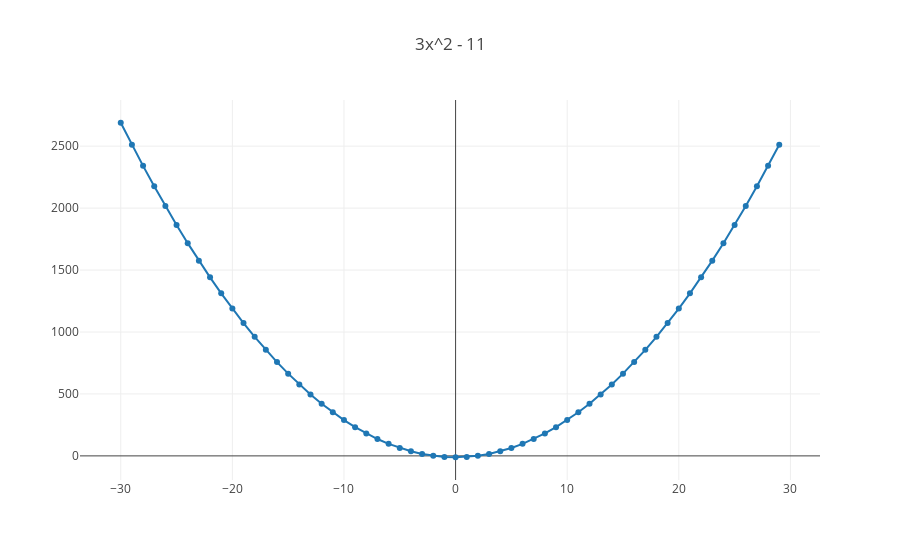

The notebook cell saved with this chart:
### Code cell
import plotly
from plotly.offline import iplot, init_notebook_mode
init_notebook_mode(connected=True)

# from graph import plot, trace_values ---> see above

x_values = list(range(-30, 30, 1))
y_values = list(map(lambda x: output_at(three_x_squared_minus_eleven, x), x_values))

three_x_squared_minus_eleven_trace  = trace_values(x_values, y_values, mode = 'lines+markers')
plot([three_x_squared_minus_eleven_trace], {'title': '3x^2 - 11'})

### Figure 1 — Plotly figure (JSON) as saved in the notebook; plotly's stock layout.template omitted (floating-point values rounded to 4 significant figures)
{"data": [{"mode": "lines+markers", "name": "data", "text": [], "type": "scatter", "uid": "aebe1df4-b592-11e8-9d27-086d41e3715a", "x": [-30, -29, -28, -27, -26, -25, -24, -23, -22, -21, -20, -19, -18, -17, -16, -15, -14, -13, -12, -11, -10, -9, -8, -7, -6, -5, -4, -3, -2, -1, 0, 1, 2, 3, 4, 5, 6, 7, 8, 9, 10, 11, 12, 13, 14, 15, 16, 17, 18, 19, 20, 21, 22, 23, 24, 25, 26, 27, 28, 29], "y": [2689, 2512, 2341, 2176, 2017, 1864, 1717, 1576, 1441, 1312, 1189, 1072, 961, 856, 757, 664, 577, 496, 421, 352, 289, 232, 181, 136, 97, 64, 37, 16, 1, -8, -11, -8, 1, 16, 37, 64, 97, 136, 181, 232, 289, 352, 421, 496, 577, 664, 757, 856, 961, 1072, 1189, 1312, 1441, 1576, 1717, 1864, 2017, 2176, 2341, 2512]}], "layout": {"title": "3x^2 - 11"}}
